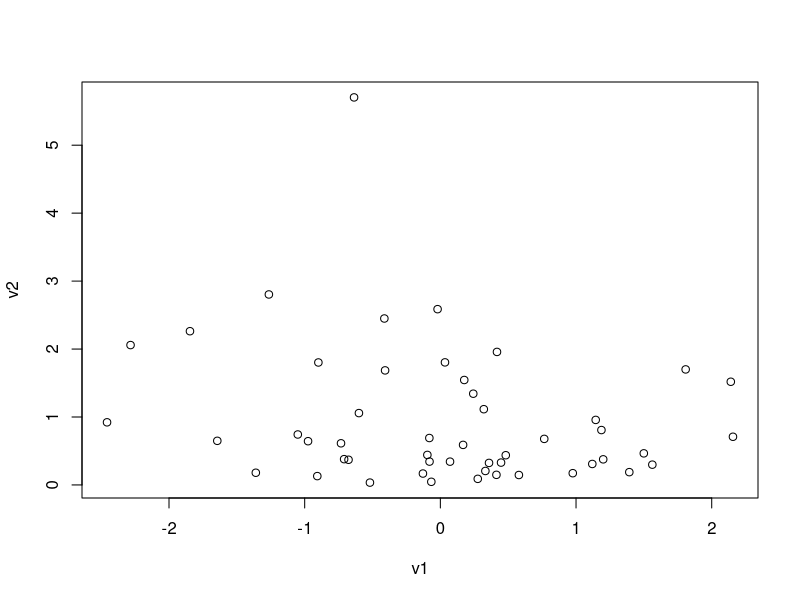
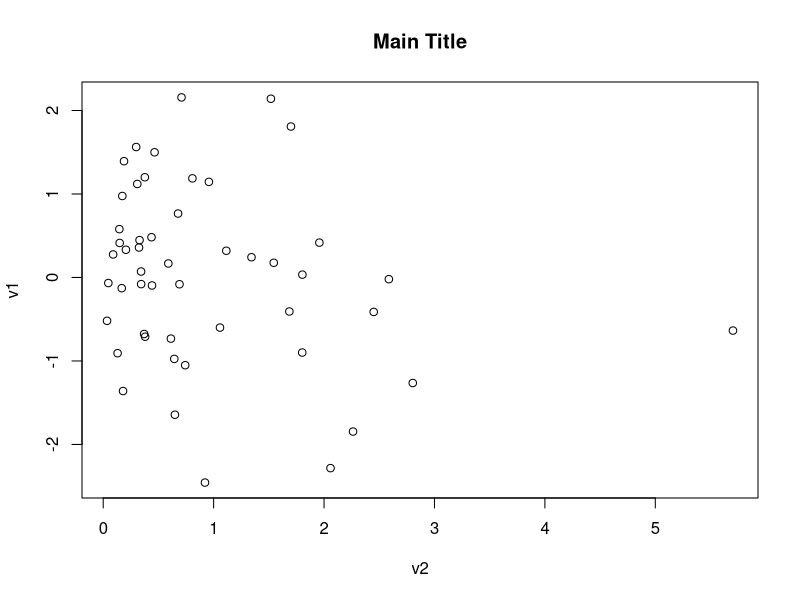
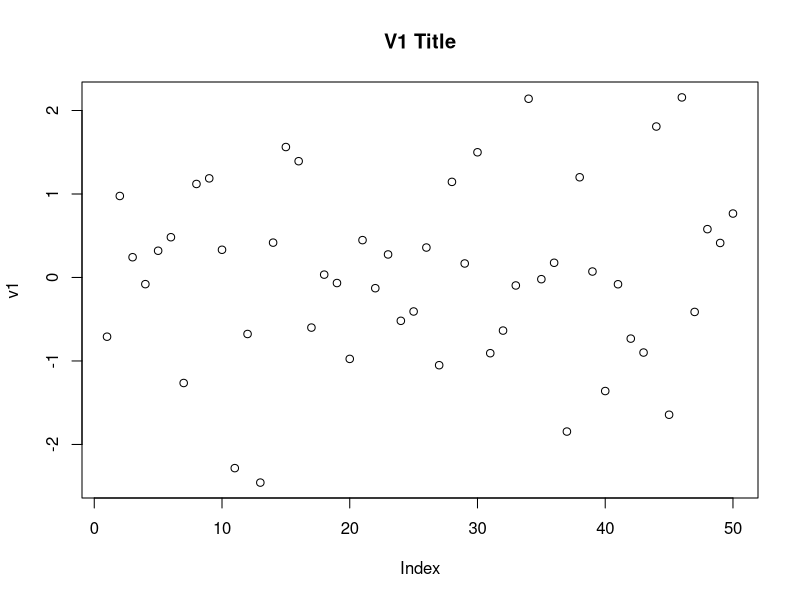
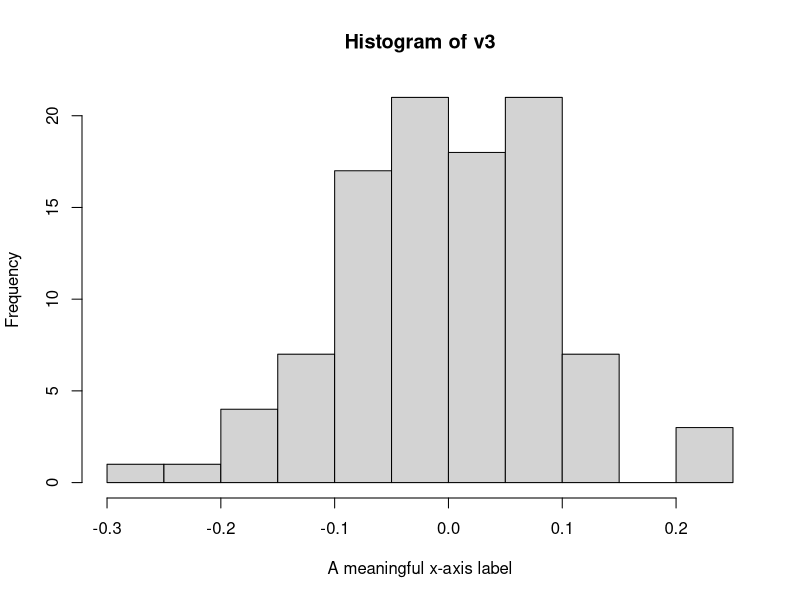

Source code (R) for these figures, in order:
## This is not interesting
## draw values form 2 distributions
## nn=number of draws
nn <- 50
v1 <- rnorm(nn)
v2 <- rexp(nn)
v1
plot(v1,v2)
plot(v2,v1)
title(main = "Main Title")
plot(v1, main = "V1 Title")

# Task 1
# Histogram of 100 draws from a normal distribution with mean = 10, and sd=0.1 
# with a meaningful label for the x-axis
nn=100
v3 <- rnorm(nn, mean = 0, sd = 0.1)
hist(v3, xlab = "A meaningful x-axis label")
